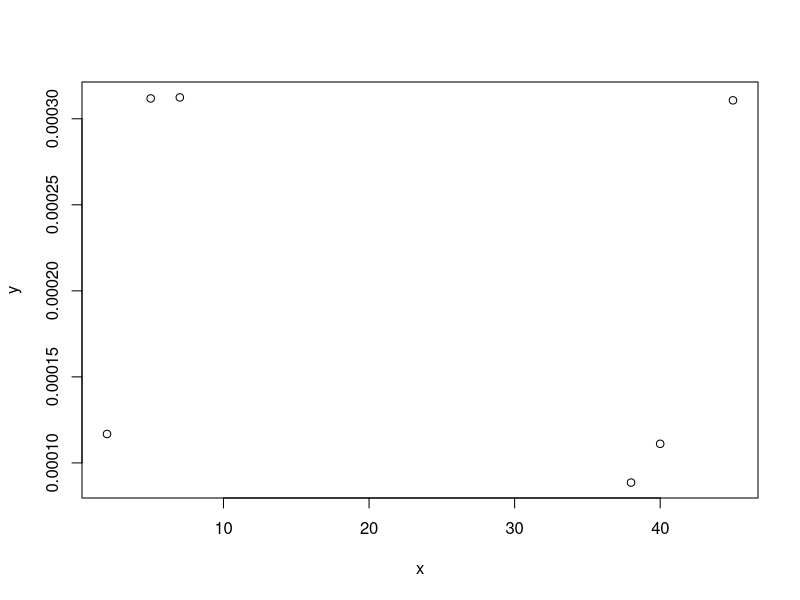

Recreate this plot in R.
#Author: Ruth Keane (ruth.keane19@imperial.ac.uk)
#Script: demography.R 
#Desc: calculate Fst from genotype 
#Arguments: none
#Input: none 
#Output: none
#Date: Nov 2019
rm(list=ls())
graphics.off()

#load data
turtlegenotypes<- read.csv("../Data/turtle.genotypes.csv", stringsAsFactors = FALSE,header=FALSE)
data2<- read.csv("../Data/turtle.csv", stringsAsFactors = FALSE,header=FALSE)


colcount<-matrix(nrow=4, ncol=2000)
#subset the data for each of 4 groups then calculate sums of genotype information
for (i in 1:4){
  start<-(i-1)*10+1
  end<-start+9
  print(start)
  sub<-turtlegenotypes[start:end,]
  colcount[i,]<-colSums(sub)

}
#convert to column frequency
colfreq<-colcount/4000
#pairwise comparison setup
x<-4
n<-x^2
Q=matrix(ncol=2, nrow=n)
R=matrix(ncol=2,nrow=0)
Q[,1]<-rep(1:x, each=x)
Q[,2]<-rep(1:x, x)
for ( p in 1:nrow(Q)){
  if (Q[p,1]<Q[p,2])
    R<-rbind(R,Q[p,])
}
#empty table for pairwise comparisons to occur in 
Hs<-matrix(nrow=6, ncol=2000)
Ht<-matrix(nrow=6, ncol=2000)
Fst<-matrix(nrow=6, ncol=2000)
#define A1 and A2 for each of the comparisons using pairwise comparison table (R)
for (go in (1:nrow(R))) {
  A1<-R[go,1]
  A2<-R[go,2]
  #across rows, define FA1 and FA2 to calculate Hs,Ht and Fst
  for (t in 1:2000) {
    FA1<-colfreq[A1,t]
    FA2<-colfreq[A2,t]
    Hs[go,t]<-FA1*(1-FA1)+FA2*(1-FA2)
    Ht[go,t]<-FA1*(1-FA1)+FA2*(1-FA2)+ ((FA1-FA2)^2)/2
    Fst[go,t]<-(Ht[go,t]- Hs[go,t])/Ht[go,t]
    }
}
#matrix containing means across all snps
P<-matrix(ncol=3,nrow=6)
P[,1:2]<-R
T<-rowMeans(Fst,na.rm = TRUE)
P[,3]<-T[]
#mean across all population comparisons
FstMean<-mean(P[,3])
#Fst Mean is very close to 0 so there is unlikely to be subdivision
#some differences between comparisons but all values very low
#compare distance and fst-plot
dist<-c(5,10,12,50)
T2<-c()
for (i in 1:nrow(R)) { 
 a<-R[i,1]
  b<-R[i,2]
  da<-dist[a]
  db<-dist[b]
  T2[i]<-db-da
}
U<-cbind(T,T2)

colnames(U)<-c("fst",
               "dist")
x<-U[,2]
y<-U[,1]
plot(x,y)
#genetic distance doesn't seem to correlate with distance